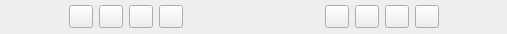
<?xml version="1.0" encoding="UTF-8"?>
<ui version="4.0">
 <class>textFormat</class>
 <widget class="QWidget" name="textFormat">
  <property name="geometry">
   <rect>
    <x>0</x>
    <y>0</y>
    <width>507</width>
    <height>34</height>
   </rect>
  </property>
  <property name="windowTitle">
   <string>Form</string>
  </property>
  <layout class="QHBoxLayout" name="horizontalLayout_3">
   <property name="margin">
    <number>0</number>
   </property>
   <item>
    <widget class="QWidget" name="format" native="true">
     <layout class="QHBoxLayout" name="horizontalLayout">
      <property name="margin">
       <number>0</number>
      </property>
      <item>
       <spacer name="horizontalSpacer">
        <property name="orientation">
         <enum>Qt::Horizontal</enum>
        </property>
        <property name="sizeHint" stdset="0">
         <size>
          <width>40</width>
          <height>20</height>
         </size>
        </property>
       </spacer>
      </item>
      <item>
       <widget class="QToolButton" name="btnBold">
        <property name="text">
         <string/>
        </property>
       </widget>
      </item>
      <item>
       <widget class="QToolButton" name="btnItalic">
        <property name="text">
         <string/>
        </property>
        <property name="icon">
         <iconset>
          <normaloff/>
         </iconset>
        </property>
       </widget>
      </item>
      <item>
       <widget class="QToolButton" name="btnUnderlined">
        <property name="text">
         <string/>
        </property>
        <property name="icon">
         <iconset>
          <normaloff/>
         </iconset>
        </property>
       </widget>
      </item>
      <item>
       <widget class="QToolButton" name="btnClear">
        <property name="text">
         <string/>
        </property>
        <property name="icon">
         <iconset>
          <normaloff>../</normaloff>../</iconset>
        </property>
       </widget>
      </item>
      <item>
       <spacer name="horizontalSpacer_2">
        <property name="orientation">
         <enum>Qt::Horizontal</enum>
        </property>
        <property name="sizeHint" stdset="0">
         <size>
          <width>40</width>
          <height>20</height>
         </size>
        </property>
       </spacer>
      </item>
     </layout>
    </widget>
   </item>
   <item>
    <widget class="QWidget" name="align" native="true">
     <layout class="QHBoxLayout" name="horizontalLayout_2">
      <property name="margin">
       <number>0</number>
      </property>
      <item>
       <spacer name="horizontalSpacer_3">
        <property name="orientation">
         <enum>Qt::Horizontal</enum>
        </property>
        <property name="sizeHint" stdset="0">
         <size>
          <width>40</width>
          <height>20</height>
         </size>
        </property>
       </spacer>
      </item>
      <item>
       <widget class="QToolButton" name="btnLeft">
        <property name="text">
         <string/>
        </property>
        <property name="icon">
         <iconset>
          <normaloff/>
         </iconset>
        </property>
       </widget>
      </item>
      <item>
       <widget class="QToolButton" name="btnCenter">
        <property name="text">
         <string/>
        </property>
        <property name="icon">
         <iconset>
          <normaloff/>
         </iconset>
        </property>
       </widget>
      </item>
      <item>
       <widget class="QToolButton" name="btnRight">
        <property name="text">
         <string/>
        </property>
        <property name="icon">
         <iconset>
          <normaloff/>
         </iconset>
        </property>
       </widget>
      </item>
      <item>
       <widget class="QToolButton" name="btnJustify">
        <property name="text">
         <string/>
        </property>
        <property name="icon">
         <iconset>
          <normaloff/>
         </iconset>
        </property>
       </widget>
      </item>
      <item>
       <spacer name="horizontalSpacer_4">
        <property name="orientation">
         <enum>Qt::Horizontal</enum>
        </property>
        <property name="sizeHint" stdset="0">
         <size>
          <width>40</width>
          <height>20</height>
         </size>
        </property>
       </spacer>
      </item>
     </layout>
    </widget>
   </item>
  </layout>
 </widget>
 <resources/>
 <connections/>
</ui>
